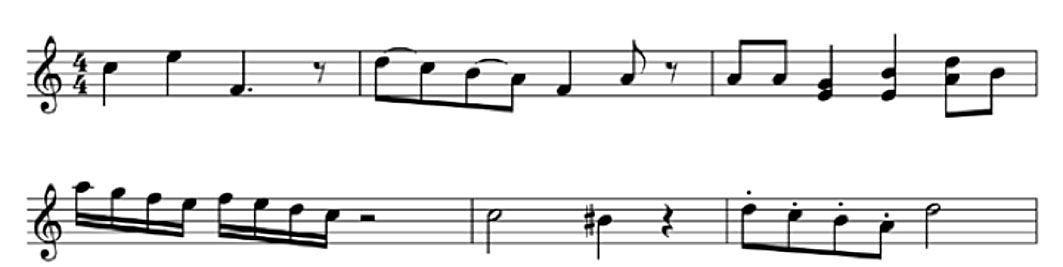
%> input picture Images_Training/Le_1_Example.jpg, 1063 x 267 px
$ octave --eval "result = tnm034(imread('Images_Training/Le_1_Example.jpg'));"   (GNU Octave 9; MATLAB toolbox functions it lacks are replaced by stand-ins)
%> lines starting %> are read from the running program, lines starting %| are printed output that depends on the picture; in (x1, y1, x2, y2) boxes, pixels count from 0 and x2, y2 are one past the last pixel; in counts of white or black regions, pixels touching at a corner belong together; the program's own positions count from 1
%> in tnm034, OMR is the input picture: size 267x1063x3 uint8; min 0, max 255, mean 232.3
### HoughTransform.m
function [ rotation ] = HoughTransform( im , rotationType )
%> called with rotationType = 'image'
% Authors: Jennifer Bedhammar
% Last edit: 2018-12-12

% Function information:
% Hough:
%   H: Hough transform matrix
%   Theta and Rho: Arrays of theta and rho values over which hough generates the
%   Hough transform matrix. (degrees)
% Houghpeaks:
%   Locates peaks in H
%   numpeaks: scalar value that specifies max number of peaks to identify.
%   If you omit numpeaks, it defaults to 1.
% Houghlines:
%   Extracts line segments in the BW_image associated with particular bins
%   in a Hough transform.
%   Theta and Rho: arrays from hough
%   peaks: matrix returned from houghpeaks. Contains row and column
%   coordinates of the Hough transform bins to use in searching for line
%   segments.

% PRE_PROCESSING --------------------------------------------
% Create binary image with spec. threshold for max information
BW = im;

if ( size(im,3) == 3 )
    BW = imbinarize(im, 0.9);
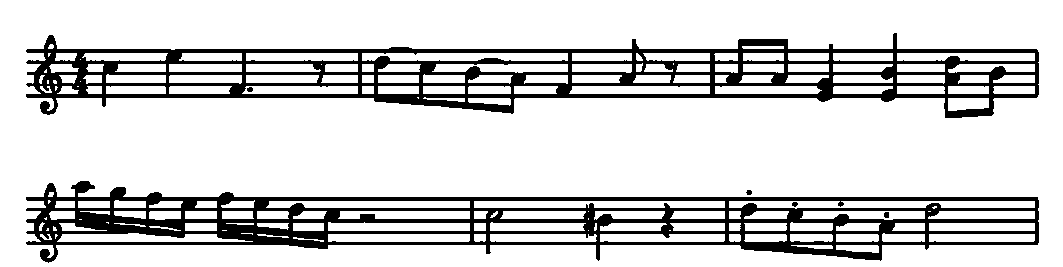
%> BW: size 267x1063x3 logical; 82.8% white; 6 black regions, box (x1, y1, x2, y2) and area: (26, 181, 1039, 263) 24537, (26, 33, 1039, 118) 24109, (884, 212, 889, 218) 28, (247, 87, 253, 92) 25, (746, 190, 752, 195) 24, (792, 202, 798, 207) 23
    BW = rgb2gray(im2uint8(BW));
    BW = imcomplement(BW);
end


% Dilate to improve line detection
SE = strel('line', 2, 15);
BW = imdilate(BW, SE);

% HOUGH -------------------------------------------------------
[H,theta,rho] = hough(BW);
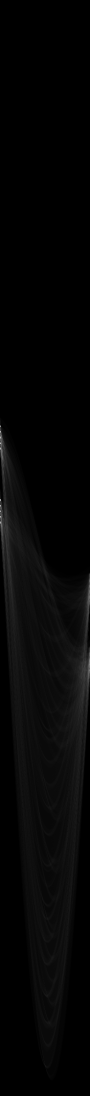
%> H: size 2191x180 double (shown at 1/2 size); min 0, max 1013, mean 22.2; drawn with min black and max white
%> theta = 180 values from -90 to 89; rho = 2191 values from -1095 to 1095

numpeaks = 10;

peaks  = houghpeaks(H,numpeaks,'threshold',ceil(0.3*max(H(:))));
%> peaks = [854 1; 1002 1; 886 1; 1034 1; 904 5; 1052 4; 1346 178; 1197 178; 881 4; 931 7]
lines = houghlines(BW,theta,rho,peaks,'FillGap',5,'MinLength',7);
%> lines = 78 lines; longest, point1 to point2 (x, y): (27, 243) to (1039, 243), (27, 95) to (1039, 95), (27, 211) to (1038, 211), (27, 63) to (1038, 63), (703, 243) to (882, 255), (721, 243) to (882, 260)

% PLOT LINES ------------------------------------------
%figure, imshow(im), hold on
max_len = 0;

for k = 1:length(lines)
    xy = [lines(k).point1; lines(k).point2];
    %plot(xy(:,1),xy(:,2),'LineWidth',2,'Color','green');

    % Plot beginnings and ends of lines
    %plot(xy(1,1),xy(1,2),'x','LineWidth',2,'Color','yellow');
    %plot(xy(2,1),xy(2,2),'x','LineWidth',2,'Color','red');

    % Determine the endpoints of the longest line segment
    len = norm(lines(k).point1 - lines(k).point2);

    if ( len > max_len)
        max_len = len;
        xy_long = xy;
        indexLongest = k;

        % Rotation for notes/beams
        if( abs(lines(k).theta) > 15)
            indexNote = k;
        end
    end
end
%> this loop made 78 passes
%> (len, max_len, xy_long, indexLongest, indexNote) on pass 1: (1012, 1012, [27 243; 1039 243], 1, 1)
%> (xy, len) on passes 2 to 7: ([27 95; 1039 95], 1012), ([27 211; 1038 211], 1011), ([27 63; 1038 63], 1011), ([54 197; 115 201], 61.13), ([147 204; 158 204], 11), ([182 206; 195 207], 13.04)

%plot(xy_long(:,1),xy_long(:,2),'LineWidth',2,'Color','red');


% SET ROTATION ANGLE ---------------------------

% Different rotation for image vs notes
if ( rotationType == 'image')
    rotationAngle = lines(indexLongest).theta;
%> rotationAngle = -90
elseif ( rotationType == 'notes' )
    if(indexNote)
        rotationAngle = lines(indexNote).theta;
    else
        rotationAngle = 90;
    end
end

% Get rotation
if( rotationAngle < 0)
    rotation = rotationAngle+90;
%> rotation = 0
else
    rotation = rotationAngle-90;
end


% PRINT HOUGH ----------------------------------
% imshow(H,[],'XData',theta,'YData',rho,...
%            'InitialMagnification','fit');
% xlabel('\theta'), ylabel('\rho');
% axis on, axis normal, hold on;
% ----------------------------------------------


end

### ImageRotation.m
function [Irot] = ImageRotation( OMR, rotation)
%> called with rotation = 0
% Author: Jennifer Bedhammar
% Last edit: 2018-11-12

% NOT PRECISE! Rotation too high.
Irot = imrotate(OMR,rotation);
Mrot = ~imrotate(true(size(OMR)),rotation);
%> Mrot: size 267x1063x3 logical; every value is 0
Irot(Mrot&~imclearborder(Mrot)) = 255;

### BinaryShift.m
function [ outim ] = BinaryShift( im )
% Author: Oliver Johansson
%
% Function information:
% Converts the image into an inverted binary image

%find a threshold
level = graythresh(im);
%> level = 0.655

BW = rgb2gray(im2uint8(im));

%create a binary image
%if imbinarize doesn't work use im2bw
BW = imbinarize(BW, (level + 0.05));
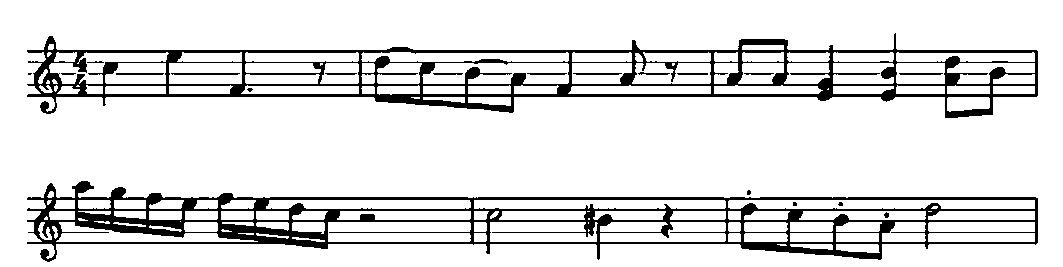
%> BW: size 267x1063 logical; 87.8% white; 20 black regions (5 under 20 px), largest, box (x1, y1, x2, y2) and area: (27, 181, 1038, 262) 17310, (27, 33, 1038, 118) 16383, (171, 73, 240, 75) 134


%inverted binary image
outim = imcomplement(BW);

### HorProj.m
function [im,staffs] = HorProj(ininimage,display)
%> called with display = 0
% author: Julius K鰎del
% takes in an musical sheet as an image and determine the stafflines for
% that sheet. It does this through the horizontal projection and sorting and
% removing noise , duppletts.
% im is a image with only the stafflines in and staffs are the locations of
% the stafflines.

maxofpeaks = 0;
Bestangle = 0;
inimage=ininimage;
inimage = bwmorph(inimage,'close');
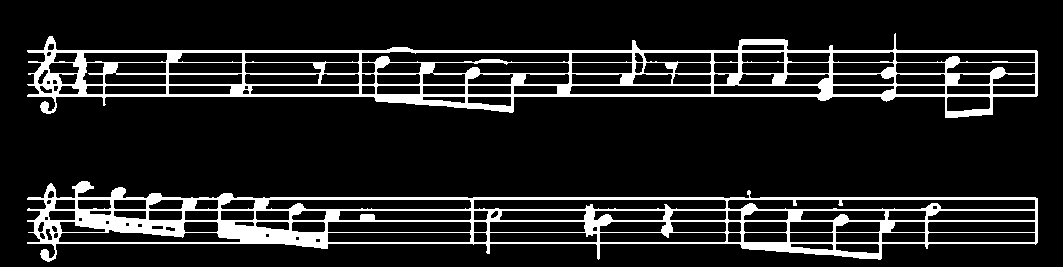
%> inimage: size 267x1063 logical; 12.5% white; 2 white regions, box (x1, y1, x2, y2) and area: (27, 181, 1038, 262) 17995, (27, 33, 1038, 118) 17594
h = fspecial('sobel');
inimage = imfilter(inimage,h);
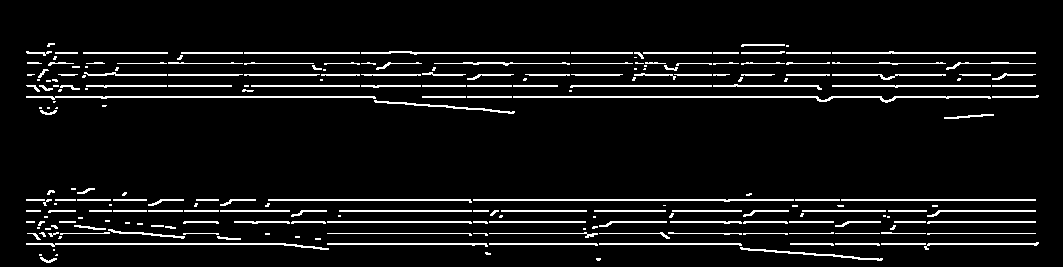
%> inimage: size 267x1063 logical; 6.9% white in thin lines or dots, all inside (x1, y1, x2, y2) = (26, 43, 1039, 263)
%> the loop in HorProj, `for i = -1:0.01:1` made 1 pass
%> pass 1, in HorProj, `im = imrotate(inimage,i,'bicubic','crop');`:
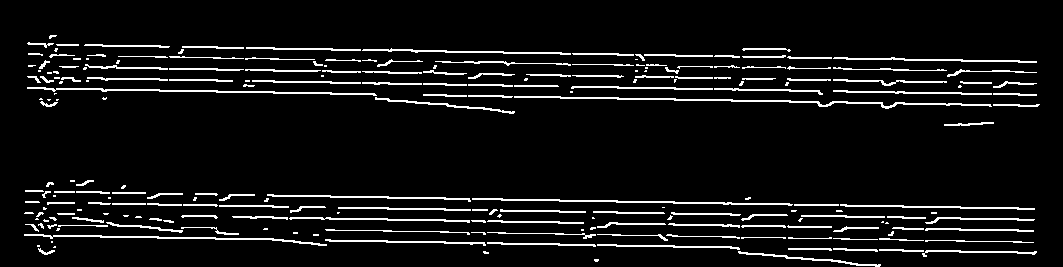
%> im: size 267x1063 logical; 7.1% white in thin lines or dots, all inside (x1, y1, x2, y2) = (24, 35, 1040, 267)

% adjust the rotation of the image for better projection.
for i = -1:0.01:1
    im = imrotate(inimage,i,'bicubic','crop');
    x = sum(im,2);
%> the run ends on the next line
    [ofpeaks] = findpeaks(x,'Annotate','extents','WidthReference','halfheight');
    sumval = max(sum(ofpeaks(:,:)));
    if(sumval> maxofpeaks)
        maxofpeaks=sumval;
        Bestangle= i;
    end
end

im = imrotate(ininimage,Bestangle,'bicubic','crop');
x = sum(im,2);
[peaks,locals,widths] = findpeaks(x,'Annotate','extents','WidthReference','halfheight');

% Saved for display later.
dispvals1 = [peaks,locals];

mediandifference = median(diff(locals));
indToRemove = zeros(length(peaks));

% find "overlapping" peaks
for peakInd = 1:length(peaks)-1
    if (locals(peakInd+1)-locals(peakInd) < mediandifference/2 )
        if (peaks(peakInd) < peaks(peakInd+1))
            indToRemove(peakInd) = 1;
        elseif( peaks(peakInd)>peaks(peakInd+1))
             indToRemove(peakInd+1) = 1 ;
        end
    end
end
% remove the overlapped peaks
indToRemove = logical(indToRemove);
locals(indToRemove) = [];
peaks(indToRemove) = [];
widths(indToRemove) = [];
dispvals2 = [peaks,locals];

% remove noise depending the higest peak
maxpeak  = max(max(peaks));
removelist = peaks<=maxpeak*0.45;
peaks(removelist) = [];
locals(removelist) = [];
widths(removelist) = [];
dispvals3 = [peaks,locals];
medianwidth = median(widths);

% For debugging and displaying
bw  = double(255 * im);
RGB = cat(3, bw, bw, bw);

% Declear vars for the loop
[rows,colm] = size(im);
staffs= [];
index = 1;
staffcounter = 0;
localstaff = zeros(5,1);
peakstaff = zeros(5,1);
count = 0;
removeset = [];
from = 1 ;
localcopy = locals;
mediandifference = median(diff(locals));

% Make sure each staff only contains 5 lines.
for index = 1: length(locals)-1
     if(min(peakstaff) < peaks(index))
        peakstaff(1,1) = peaks(index);
        localstaff(1,1) = locals(index);

        %sort
        localstaff  = sort(localstaff);
        peakstaff = sort(peakstaff);
        staffcounter = staffcounter +1;
     end

    if( (abs(locals(index+1)-locals(index)) > 5*mediandifference || locals(index+1) == locals(end)))
        count = count +1;
        for i = from: index
            if(ismember(peaks(i),peakstaff))

            else
                localcopy(i) = -1;
            end
        end

        zerocounter = 0;
        for j = 1:length(localstaff)
        if(localstaff(j) == 0)
            zerocounter  =zerocounter+1;
        end
        end
        if(zerocounter == 0)
            from = index+1;
            staffs = cat(1, staffs, localstaff);
            staffcounter=staffcounter + 1;
            localstaff = zeros(5,1);
            peakstaff = zeros(5,1);
        end
    end
end

removeset = localcopy < 0;
locals(removeset) = [];
peaks(removeset) = [];
dispvals4 = [peaks,locals];


% Give some padding for the stafflines.
 staffs = zeros(size(im));
    for v = 1:length(locals)
        floored  = locals(v)-floor(medianwidth/2 +1);
        cieled = (locals(v) + ceil(medianwidth/2 + 1));
        temp = (floored) : cieled;
        staffs(temp,:) = 1;
        for i = 2: colm-1
            for t = temp
                % Only remove if it dont destroy a note.
                if (im(t-1,i) == 0  || im(t+1,i)== 0)
                    RGB(t,i,1) = 255;
                    RGB(t,i,2) = 0;
                    RGB(t,i,3) = 0;
                     im(t,i) = 0;
                end

            end
        end
    end

staffs = locals;
if(display == 1)

    figure
    stem(dispvals1(:,2),dispvals1(:,1))
    figure
    stem(dispvals2(:,2),dispvals2(:,1))
    figure
    stem(dispvals3(:,2),dispvals3(:,1))
    figure
    stem(dispvals4(:,2),dispvals3(:,1))

    figure
    imshow(RGB)
end

### tnm034.m
function [ strout ] = tnm034( im )
% Authors: Emma Weberyd, Jennifer Bedhammar, Julius K鰎del, Oliver
% Johansson.
% Last edit: 2018-12-12

% Function information:
% Im: Input image of captured sheet music. Im should be in double format,
% normalized to the interval [0,1]
% Strout: The resulting character string of the detected notes. The string
% must follow a pre-defined format. Pitch G2-E4.
% Quarter notes (crotchets) uppercase letters.
% Eight notes (quavers) lowercase letters.

%rotate image
OMR = im;
rotation  = HoughTransform(OMR,'image');
OMR = ImageRotation(OMR,rotation);

% Convert image to binary and invert
BW = BinaryShift(OMR);

% Eliminate horizontal lines
[imwithoutstaffs,staffs]=HorProj(BW,0); %set 0 = 1 to display
BW1 = imwithoutstaffs;
lines = staffs;

beams = FillBeams(BW);

nostaffnbeams = beams + BW1;
nobeams = BW1;

% Get distance between lines i.e. height of noteheads
noteHeadHeight = LineDistance(lines);

% remove gclef
noGclefNotes = RemoveGclef(nobeams, noteHeadHeight);
noGclefNotesstaff = RemoveGclef(nostaffnbeams, noteHeadHeight);

% Scale notehead template
template = ResizeTemplate(noteHeadHeight);

% Erase any sheet title text
if (staffs(1) - floor(4*noteHeadHeight) > 0)
    noGclefNotes(1:(staffs(1) - floor(4*noteHeadHeight)), :) = 0;
    noGclefNotesstaff(1:(staffs(1) - floor(4*noteHeadHeight)), :) = 0;
end

% Divide sheet to get array of staff lines
array = DivideImage(noGclefNotes, lines);


% Label the notes and get array of cut out notes in order
[noteArray, labeledImg] = getNotes(array);

[rensadnote, labels] = NoteClassification(noteArray,template);

%DET F諶SVINNER VISSA NOTHUVUDEN

for k=1:length(noteArray)
    lab = labeledImg == k;
    lab = lab.*k;
    iskept = ismember(k, labels);
    if iskept == 0
        labeledImg = labeledImg - lab;
    end
end

% Classify notes
rensadnote2  = notetype(rensadnote,labeledImg,labels,template,noteHeadHeight,noGclefNotesstaff);

% Find noteheads by opening with disk
noteHeadImg2 = findNotes(noGclefNotes, noteHeadHeight);

% Label the noteheads
labeledNoteHeads = labelTemplateImage(template, labeledImg);

%Clarify the noteheads
ClearNotes = ClarifyNoteHeads(labeledNoteHeads, noteHeadImg2);

%Find all possible pitches
pitchlines = PitchLines(lines);

%find corresponding pitch to note and print out
strout = GetPitch(ClearNotes, pitchlines,rensadnote2);


end
